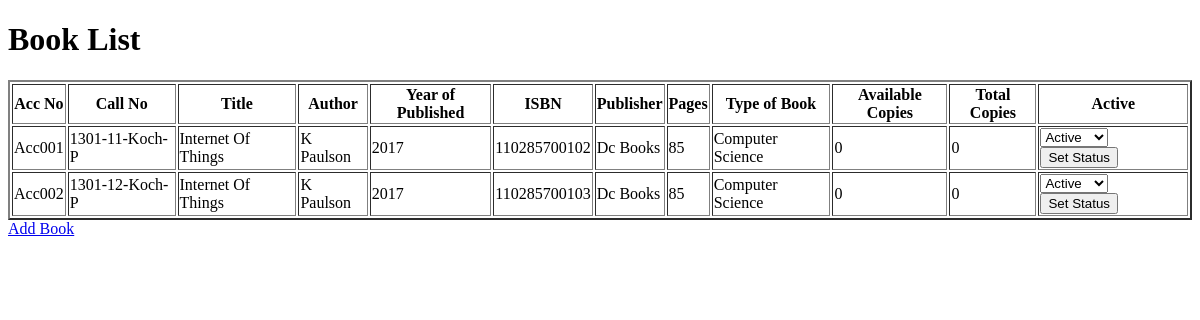
Before: /adminpage/book_list/ with the older database file.
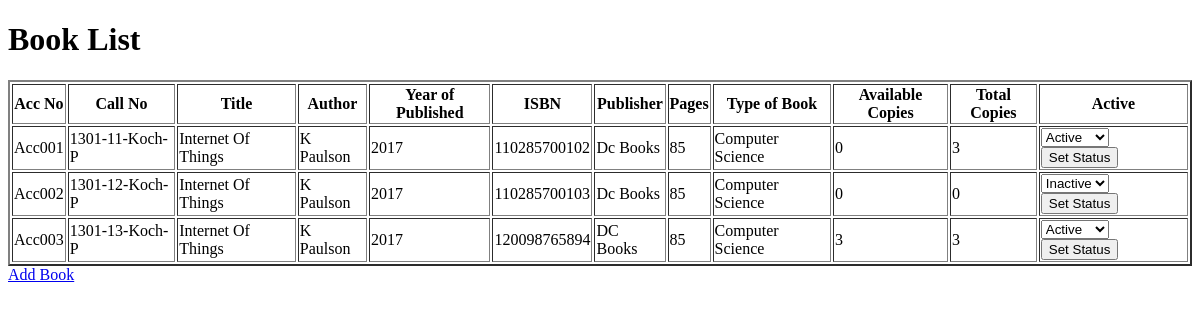
After: the same page with the newer database file.
### libraryapp/models.py (models this page shows, shortened)
class Book(models.Model):
    accno = models.CharField(max_length=6, primary_key=True, unique=True, editable=False)
    callno = models.CharField(max_length=20,unique=True, validators=[RegexValidator(r'^[A-Za-z0-9\-\s]+$')])
    title = models.CharField(max_length=50)
    author = models.CharField(max_length=50)
    year_of_published = models.PositiveIntegerField(validators=[validate_year_of_published])
    isbn = models.CharField(max_length=12, validators=[validate_isbn],unique=True)
    publisher = models.CharField(max_length=50)
    pages = models.PositiveIntegerField()
    BOOK_TYPES = (
        ('Fiction', 'Fiction'),
        ('Non-Fiction', 'Non-Fiction'),
        ('Science', 'Science'),
        ('Biography', 'Biography'),
        ('Computer Science', 'Computer Science'),
    )
    type_of_book = models.CharField(max_length=20, choices=BOOK_TYPES)
    available_copies = models.PositiveIntegerField(default=0)
    total_copies = models.PositiveIntegerField(default=0)
    active = models.BooleanField(default=True)

### libraryapp/views.py (the view)
# urls.py: path('adminpage/book_list/', views.book_list, name='book_list'),
def book_list(request):
    books = Book.objects.all()
    return render(request, 'book_list.html', {'books': books})

### libraryapp/templates/book_list.html (shortened to what this page needs)
<!DOCTYPE html>
<html>
<head>
</head>
<body>
    <h1>Book List</h1>
    <table border="2">
        <thead>
            <tr>
                <th>Acc No</th>
                <th>Call No</th>
                <th>Title</th>
                <th>Author</th>
                <th>Year of Published</th>
                <th>ISBN</th>
                <th>Publisher</th>
                <th>Pages</th>
                <th>Type of Book</th>
                <th>Available Copies</th>
                <th>Total Copies</th>
                <th>Active</th>
            </tr>
        </thead>
        <tbody>
            {% for book in books %}
                <tr>
                    <td>{{ book.accno }}</td>
                    <td>{{ book.callno }}</td>
                    <td>{{ book.title }}</td>
                    <td>{{ book.author }}</td>
                    <td>{{ book.year_of_published }}</td>
                    <td>{{ book.isbn }}</td>
                    <td>{{ book.publisher }}</td>
                    <td>{{ book.pages }}</td>
                    <td>{{ book.type_of_book }}</td>
                    <td>{{ book.available_copies }}</td>
                    <td>{{ book.total_copies }}</td>
                    <td>
                        <form method="post" action="{% url 'set_book_status' book.accno %}">
                            <select name="book_status">
                                <option value="active" {% if book.active %}selected{% endif %}>Active</option>
                                <option value="inactive" {% if not book.active %}selected{% endif %}>Inactive</option>
                            </select>
                            <input type="submit" value="Set Status">
                        </form>
                    </td>
                </tr>
            {% endfor %}
        </tbody>
    </table>
    <a href="{% url 'add_book' %}">Add Book</a>
</body>
</html>

Changed rows visible on the page:
changed Book "Acc001": total_copies "0" → "3"
changed Book "Acc002": book_status "Active" → "Inactive"
added Book: accno "Acc003", callno "1301-13-Koch-P", title "Internet Of Things", author "K Paulson", year_of_published "2017", isbn "120098765894", publisher "DC Books", pages "85", type_of_book "Computer Science", available_copies "3", total_copies "3", book_status "Active"
